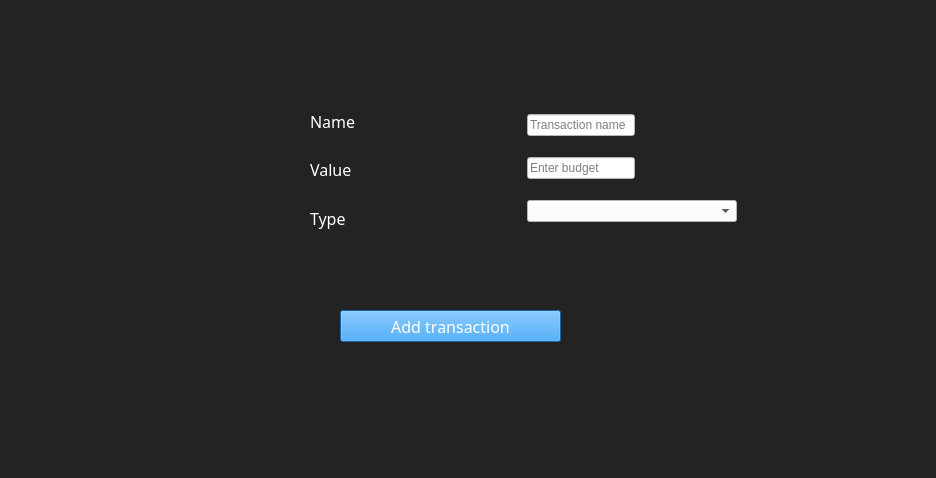
<?xml version="1.0" encoding="UTF-8"?>
<ui version="4.0">
 <class>TransactionFrame</class>
 <widget class="QFrame" name="TransactionFrame">
  <property name="geometry">
   <rect>
    <x>0</x>
    <y>0</y>
    <width>936</width>
    <height>478</height>
   </rect>
  </property>
  <property name="font">
   <font>
    <family>OCR A Extended</family>
    <pointsize>16</pointsize>
   </font>
  </property>
  <property name="windowTitle">
   <string>Frame</string>
  </property>
  <property name="styleSheet">
   <string notr="true">background-color: rgb(35,35,35)</string>
  </property>
  <widget class="QPushButton" name="pb_addtransaction">
   <property name="geometry">
    <rect>
     <x>340</x>
     <y>310</y>
     <width>221</width>
     <height>32</height>
    </rect>
   </property>
   <property name="font">
    <font>
     <family>OCR A Extended</family>
     <pointsize>12</pointsize>
    </font>
   </property>
   <property name="styleSheet">
    <string notr="true">background-color:#228be6;
color: #fff
</string>
   </property>
   <property name="text">
    <string>Add transaction</string>
   </property>
  </widget>
  <widget class="QWidget" name="">
   <property name="geometry">
    <rect>
     <x>310</x>
     <y>100</y>
     <width>446</width>
     <height>141</height>
    </rect>
   </property>
   <layout class="QHBoxLayout" name="horizontalLayout">
    <property name="spacing">
     <number>7</number>
    </property>
    <property name="rightMargin">
     <number>19</number>
    </property>
    <property name="bottomMargin">
     <number>2</number>
    </property>
    <item>
     <layout class="QVBoxLayout" name="verticalLayout">
      <item>
       <widget class="QLabel" name="l_nume">
        <property name="font">
         <font>
          <family>OCR A Extended</family>
          <pointsize>12</pointsize>
         </font>
        </property>
        <property name="styleSheet">
         <string notr="true">color : #fff;</string>
        </property>
        <property name="text">
         <string>Name</string>
        </property>
       </widget>
      </item>
      <item>
       <widget class="QLabel" name="l_value">
        <property name="font">
         <font>
          <family>OCR A Extended</family>
          <pointsize>12</pointsize>
         </font>
        </property>
        <property name="styleSheet">
         <string notr="true">color : #fff;</string>
        </property>
        <property name="text">
         <string>Value</string>
        </property>
       </widget>
      </item>
      <item>
       <widget class="QLabel" name="l_value_2">
        <property name="font">
         <font>
          <family>OCR A Extended</family>
          <pointsize>12</pointsize>
         </font>
        </property>
        <property name="styleSheet">
         <string notr="true">color : #fff;</string>
        </property>
        <property name="text">
         <string>Type</string>
        </property>
       </widget>
      </item>
     </layout>
    </item>
    <item>
     <layout class="QVBoxLayout" name="verticalLayout_2">
      <item>
       <widget class="QLineEdit" name="le_nume">
        <property name="sizePolicy">
         <sizepolicy hsizetype="Fixed" vsizetype="Fixed">
          <horstretch>0</horstretch>
          <verstretch>0</verstretch>
         </sizepolicy>
        </property>
        <property name="styleSheet">
         <string notr="true">background-color : #fff
</string>
        </property>
        <property name="text">
         <string/>
        </property>
        <property name="placeholderText">
         <string>Transaction name</string>
        </property>
       </widget>
      </item>
      <item>
       <widget class="QLineEdit" name="le_value">
        <property name="sizePolicy">
         <sizepolicy hsizetype="Fixed" vsizetype="Fixed">
          <horstretch>0</horstretch>
          <verstretch>0</verstretch>
         </sizepolicy>
        </property>
        <property name="styleSheet">
         <string notr="true">background-color : #fff</string>
        </property>
        <property name="placeholderText">
         <string>Enter budget</string>
        </property>
       </widget>
      </item>
      <item>
       <widget class="QComboBox" name="cb_typeoftacc">
        <property name="styleSheet">
         <string notr="true">background-color: #fff</string>
        </property>
       </widget>
      </item>
     </layout>
    </item>
   </layout>
  </widget>
 </widget>
 <resources/>
 <connections/>
</ui>
